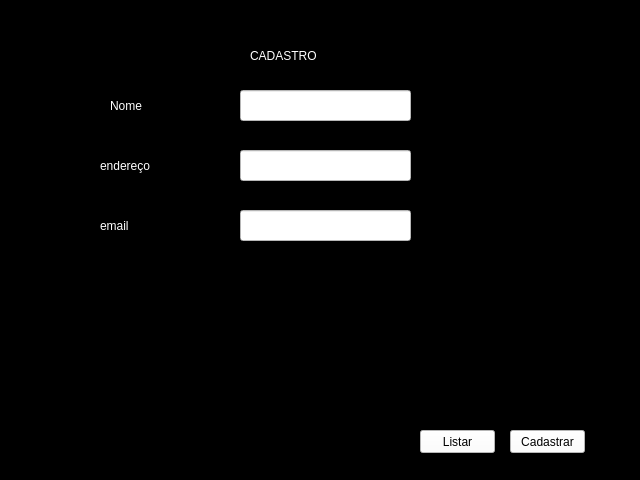
<?xml version="1.0" encoding="UTF-8"?>
<ui version="4.0">
 <class>MainWindow</class>
 <widget class="QMainWindow" name="MainWindow">
  <property name="geometry">
   <rect>
    <x>0</x>
    <y>0</y>
    <width>640</width>
    <height>480</height>
   </rect>
  </property>
  <property name="windowTitle">
   <string>MainWindow</string>
  </property>
  <property name="styleSheet">
   <string notr="true">background-color: rgb(85, 255, 127);
background-color: rgb(0, 0, 0);</string>
  </property>
  <widget class="QWidget" name="centralwidget">
   <widget class="QLabel" name="label">
    <property name="geometry">
     <rect>
      <x>250</x>
      <y>40</y>
      <width>101</width>
      <height>31</height>
     </rect>
    </property>
    <property name="styleSheet">
     <string notr="true">color: rgb(85, 255, 127);
color: rgb(255, 255, 255);</string>
    </property>
    <property name="text">
     <string>CADASTRO</string>
    </property>
   </widget>
   <widget class="QLabel" name="label_2">
    <property name="geometry">
     <rect>
      <x>110</x>
      <y>90</y>
      <width>101</width>
      <height>31</height>
     </rect>
    </property>
    <property name="styleSheet">
     <string notr="true">color: rgb(85, 255, 127);
color: rgb(255, 255, 255);</string>
    </property>
    <property name="text">
     <string>Nome</string>
    </property>
   </widget>
   <widget class="QLabel" name="label_3">
    <property name="geometry">
     <rect>
      <x>100</x>
      <y>150</y>
      <width>101</width>
      <height>31</height>
     </rect>
    </property>
    <property name="styleSheet">
     <string notr="true">color: rgb(85, 255, 127);
color: rgb(255, 255, 255);</string>
    </property>
    <property name="text">
     <string>endereço</string>
    </property>
   </widget>
   <widget class="QLabel" name="label_4">
    <property name="geometry">
     <rect>
      <x>100</x>
      <y>210</y>
      <width>101</width>
      <height>31</height>
     </rect>
    </property>
    <property name="styleSheet">
     <string notr="true">color: rgb(85, 255, 127);
color: rgb(255, 255, 255);</string>
    </property>
    <property name="text">
     <string>email</string>
    </property>
   </widget>
   <widget class="QLineEdit" name="lineEdit">
    <property name="geometry">
     <rect>
      <x>240</x>
      <y>90</y>
      <width>171</width>
      <height>31</height>
     </rect>
    </property>
    <property name="styleSheet">
     <string notr="true">background-color: rgb(255, 255, 255);</string>
    </property>
   </widget>
   <widget class="QLineEdit" name="lineEdit_2">
    <property name="geometry">
     <rect>
      <x>240</x>
      <y>150</y>
      <width>171</width>
      <height>31</height>
     </rect>
    </property>
    <property name="styleSheet">
     <string notr="true">background-color: rgb(255, 255, 255);</string>
    </property>
   </widget>
   <widget class="QLineEdit" name="lineEdit_3">
    <property name="geometry">
     <rect>
      <x>240</x>
      <y>210</y>
      <width>171</width>
      <height>31</height>
     </rect>
    </property>
    <property name="styleSheet">
     <string notr="true">
background-color: rgb(255, 255, 255);</string>
    </property>
   </widget>
   <widget class="QPushButton" name="pushButton">
    <property name="geometry">
     <rect>
      <x>510</x>
      <y>430</y>
      <width>75</width>
      <height>23</height>
     </rect>
    </property>
    <property name="styleSheet">
     <string notr="true">background-color: rgb(255, 255, 255);</string>
    </property>
    <property name="text">
     <string>Cadastrar</string>
    </property>
   </widget>
   <widget class="QPushButton" name="pushButton_2">
    <property name="geometry">
     <rect>
      <x>420</x>
      <y>430</y>
      <width>75</width>
      <height>23</height>
     </rect>
    </property>
    <property name="styleSheet">
     <string notr="true">background-color: rgb(255, 255, 255);</string>
    </property>
    <property name="text">
     <string>Listar</string>
    </property>
   </widget>
  </widget>
 </widget>
 <resources/>
 <connections/>
</ui>
